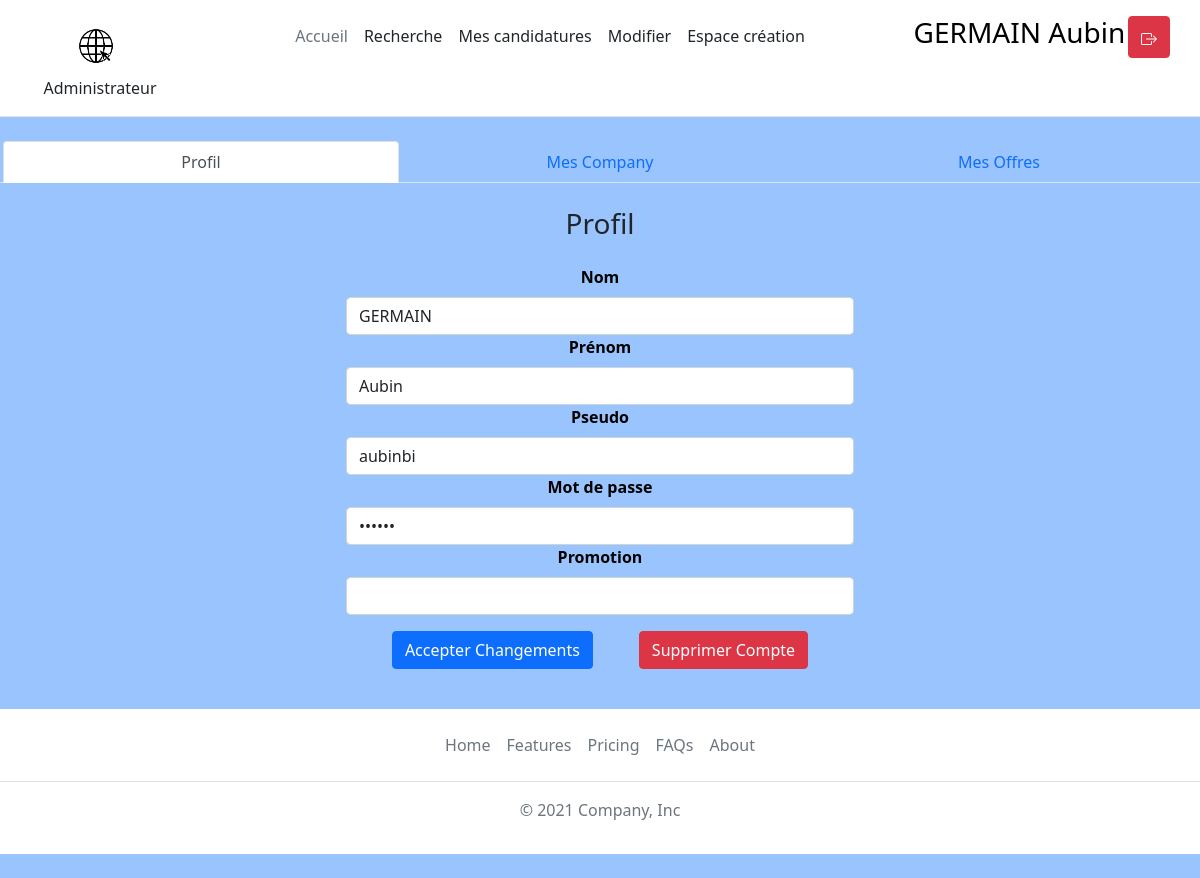
The page /www/pages/modifier.php (signed in) on the database as committed earlier.
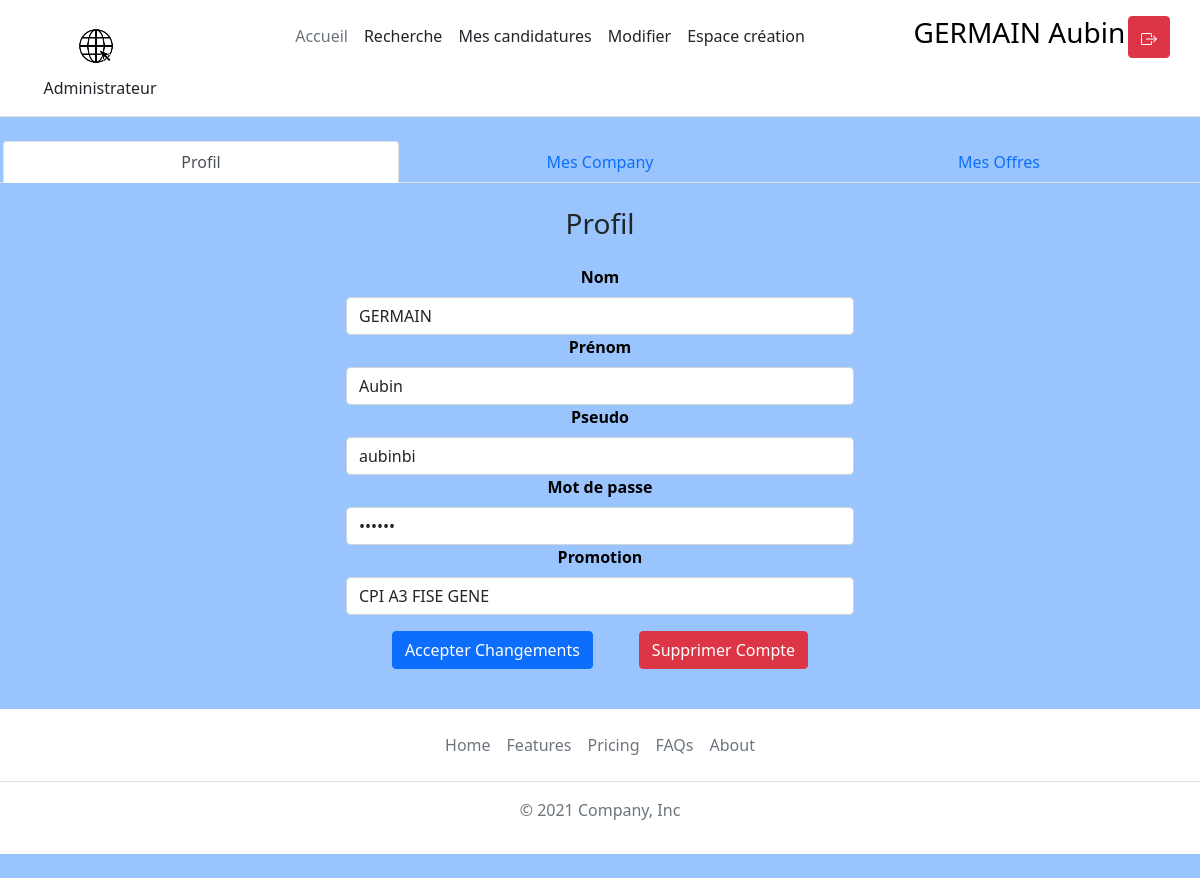
The same page on the database as committed later.
### tables this page shows
CREATE TABLE `users` (
  `idUser` int(11) NOT NULL,
  `userSecondName` varchar(50) NOT NULL,
  `userFirstName` varchar(50) NOT NULL,
  `login` varchar(50) NOT NULL,
  `password` varchar(50) NOT NULL,
  `idRole` int(11) NOT NULL,
  `rank` int(11) DEFAULT 1
);

CREATE TABLE `schoolyear` (
  `idSchoolYear` int(11) NOT NULL,
  `schoolYear` varchar(50) NOT NULL,
  `idUser` int(11) DEFAULT NULL,
  `idLocality` int(11) NOT NULL
);

### www/bdd/table/users.class.php (called while the page is built, shortened)
<?php
class Users
{
    public function getUserInfos(&$sqlClient, &$data, &$nbRow, &$nbCol, $id)
    {
        try {
            $stmt = $sqlClient->prepare(
                "SELECT users.idUser, userSecondName, userFirstName, login, password, idRole, schoolyear.idSchoolYear, schoolYear from users
                LEFT JOIN belong on belong.idUser=users.idUser
                LEFT JOIN schoolyear on schoolyear.idSchoolYear=belong.idSchoolYear
                WHERE users.idUser = ?
                "
            );
            $stmt->bindValue(1, $id);
            $stmt->execute();
            $data = $stmt->fetchAll();
        } catch (\Throwable $th) {
            throw $th;
        }
    }
}

### www/bdd/controleur.php (called while the page is built, shortened)
<?php
require_once $_SERVER["DOCUMENT_ROOT"]."/bdd/table/users.class.php";
require_once $_SERVER["DOCUMENT_ROOT"]."/bdd/table/schoolYear.class.php";
class Controleur{
    private $mysqlClient;
    private $_users;
    private $_schoolYear;
    private $_company;
    public function __construct(){
        $this->_users = new Users();
        $this->_schoolYear = new SchoolYear();
        $this->_company = new Company();
        try {
            $this->mysqlClient = new PDO('mysql:host=localhost;dbname=bddweb;charset=utf8', 'root', '');
        } catch (Exception $e) {
            die('Erreur : ' . $e->getMessage());
        }
    }
    public function selectSchoolYear(&$data, &$nbRow, &$nbCol){
        $this->_schoolYear->selectSchoolYear($this->mysqlClient, $data, $nbRow, $nbCol);
    }
    public function selectUsersCompany(&$data, &$nbRow, &$nbCol, $id){
        $this->_company->selectUsersCompany($this->mysqlClient, $data, $nbRow, $nbCol, $id);
    }
    public function getUserInfos(&$data, &$nbRow, &$nbCol, $id){
        $this->_users->getUserInfos($this->mysqlClient, $data, $nbRow, $nbCol, $id);
    }
}

### www/bdd/table/schoolYear.class.php (called while the page is built, shortened)
<?php
class SchoolYear{
    public function selectSchoolYear(&$sqlClient, &$data, &$nbRow, &$nbCol){
        try {
            $stmt = $sqlClient->prepare("SELECT * FROM schoolYear");
            $stmt->execute();
            $nbRow = $stmt->rowCount();
            $data = $stmt->fetchAll();
        } catch (\Throwable $th) {
            throw $th;
        }
    }
}

### www/pages/modifs/myUserInfo.php (the view, shortened to what this page needs)
<?php
require_once "../bdd/controleur.php";
if (isset($_POST['idUser'])) {
    $id = $_POST['idUser'];
} else {
    $id = $_SESSION['idUser'];
}
$controleur = new Controleur();
$controleur->getUserInfos($data, $nbRow, $nbCol, $id);
echo    '
        <div style="text-align: -webkit-center;">
        <h3>Profil</h3>
        <div style="display: flex; width: 45%;justify-content: center;flex-direction: column;text-align: center;">
            <form id="Update" method="post"></form>
            <form id="Delete" method="post">
                <input type="text" name="idUser" hidden value="'.$data[0]["idUser"].'" required>
            </form>
            <div style="margin: 1em;">
                <input form="Update" type="text" name="idUser" hidden value="'.$data[0]["idUser"].'" required>
                <div>
                    <label for="userSecondName" class="form-label">Nom</label>
                    <input form="Update" type="text" class="form-control" name="userSecondName" value="'.$data[0]["userSecondName"].'" required>
                </div>
                <div>
                    <label for="userFirstName" class="form-label">Prénom</label>
                    <input form="Update" type="text" class="form-control" name="userFirstName" value="'.$data[0]["userFirstName"].'" required>
                </div>
                <div>
                    <label for="login" class="form-label">Pseudo</label>
                    <input form="Update" type="text" class="form-control" name="login" value="'.$data[0]["login"].'" required>
                </div>
                <div>
                    <label for="password" class="form-label">Mot de passe</label>
                    <input form="Update" type="password" class="form-control" name="password" value="'.$data[0]["password"].'" required>
                </div>
                <div>
                    <label for="floatingInput" class="form-label">Promotion</label>
                    <select form="Update" form="Update" class="form-control" id="floatingInput" name="promo" placeholder="Quel est votre promotion ?" required>';
$reminder = $data[0]["idSchoolYear"];
$controleur->selectSchoolYear($data, $nbRow, $nbCol);
for ($j = 0; $j < $nbRow; $j++) {
    echo '<option value="' . $data[$j]["idSchoolYear"] . '" ';
        if ($reminder==$data[$j]["idSchoolYear"]) {echo'selected';};
    echo'>' . $data[$j]["schoolYear"] . '</option>';
}
                    echo '</select>
                </div>
                <div style="display: flex;justify-content: space-evenly;margin-top: 1em;">
                    <button form="Update" name="ProfileUpd" value="1" type="submit" class="btn btn-primary">Accepter Changements</button>
                    <button form="Delete" name="ProfileDel" value="1" type="submit" class="btn btn-danger">Supprimer Compte</button>
                </div>
            </div>
        </div>
        </div>
        ';
?>

### www/pages/modifier.php (shortened to what this page needs)
<!DOCTYPE html>
<html lang="en">
<head>
    <link rel="stylesheet" href="../assets/vendors/bootstrap/css/bootstrap.min.css">
    <link rel="stylesheet" href="../assets/vendors/jqueryUI/jquery-ui.min.css">
    <link rel="stylesheet" href="../assets/style/style.css">
</head>
<body>
    <?php include_once $_SERVER["DOCUMENT_ROOT"]. "/components/header.php"; ?>
    <?php include "./modifs/profil.php" ?>
    <ul class="nav nav-tabs" id="myTab" role="tablist" style="justify-content: space-evenly;">
        <li class="nav-item" role="presentation" style="Width: 33%;text-align: center;">
            <button class="nav-link active" id="Profil-tab" data-bs-toggle="tab" data-bs-target="#Profil" type="button" role="tab" aria-controls="Profil" aria-selected="true" style="width: 100%">Profil</button>
        </li>
        <li class="nav-item" role="presentation" style="Width: 33%;text-align: center;">
            <button class="nav-link" id="Company-tab" data-bs-toggle="tab" data-bs-target="#Company" type="button" role="tab" aria-controls="Company" aria-selected="false" style="width: 100%">Mes Company</button>
        </li>
        <li class="nav-item" role="presentation" style="Width: 33%;text-align: center;">
            <button class="nav-link" id="Offres-tab" data-bs-toggle="tab" data-bs-target="#Offres" type="button" role="tab" aria-controls="Offres" aria-selected="false" style="width: 100%">Mes Offres</button>
        </li>
    </ul>
    <br>
    <div class="tab-content" id="myTabContent">
        <div class="tab-pane show active" id="Profil" role="tabpanel" aria-labelledby="Profil-tab">
            <div class="form-floating">
                <?php include_once $_SERVER["DOCUMENT_ROOT"]. "/pages/modifs/myUserInfo.php"; ?>
            </div>
        </div>
    </div>
    <?php include_once "../components/footer.php" ?>
</body>
</html>

### www/components/header.php (shortened to what this page needs)
<header class="d-flex flex-wrap align-items-center justify-content-center justify-content-md-between py-3 mb-4 border-bottom bg-white">
    <div class="container-fluid">
        <div class="row justify-content-center">
            <div class="col-lg-2">
                <ul class="nav col-12 justify-content-center">
                    <li><a href="#" class="d-flex align-items-center col-sm-3 mb-2 mb-md-0 text-dark text-decoration-none">
                            <img class="bi me-2" src="../assets\img\logo.png" alt="" width="60" height="60">
                        </a></li>
                    <li>
                        <?php
                        if (isset($_SESSION["role"]) == true) echo $_SESSION["role"];
                        ?>
                    </li>
                </ul>
            </div>
            <div class="col-lg-7">
                <ul class="nav mb-2 justify-content-center">
                    <li><a href="./home.php" class="nav-link px-2 link-secondary">Accueil</a></li>
                    <li><a href="./recherche.php" class="nav-link px-2 link-dark">Recherche</a></li>
                    <li><a href="./candidature.php" class="nav-link px-2 link-dark">Mes candidatures</a></li>
                    <li><a href="./modifier.php" class="nav-link px-2 link-dark">Modifier</a></li>
                    <?php
                    if ($_SESSION['role'] == "Administrateur" || $_SESSION['role'] == "Pilote" || $_SESSION['rank'] > 1) {
                        echo '<li><a href="./creation.php" class="nav-link px-2 link-dark">Espace création</a></li>';
                    }
                    ?>
                </ul>
            </div>
            <div class="col-lg-3">
                <div class="text-end">
                    <form class="bi me-3" action="home.php" method="post" style="display:flex; justify-content:space-around;">
                        <h3>
                            <?php
                            if (isset($_SESSION["secondName"], $_SESSION["firstName"]) == true) echo '<a href="./profil.php" style="text-decoration:none; color:black;">' . $_SESSION["secondName"] . " " . $_SESSION["firstName"] . '</a>';
                            ?>
                        </h3>
                        <button class="btn btn-danger" type="submit" name="disconnect" value="true">
                        </button>
                    </form>
                </div>
            </div>
        </div>
    </div>
</header>

### www/components/footer.php (shortened to what this page needs)
<footer class="py-3 my-4 bg-white">
    <ul class="nav justify-content-center border-bottom pb-3 mb-3">
      <li class="nav-item"><a href="#" class="nav-link px-2 text-muted">Home</a></li>
      <li class="nav-item"><a href="#" class="nav-link px-2 text-muted">Features</a></li>
      <li class="nav-item"><a href="#" class="nav-link px-2 text-muted">Pricing</a></li>
      <li class="nav-item"><a href="#" class="nav-link px-2 text-muted">FAQs</a></li>
      <li class="nav-item"><a href="#" class="nav-link px-2 text-muted">About</a></li>
    </ul>
    <p class="text-center text-muted">© 2021 Company, Inc</p>
  </footer>

### www/assets/style/style.css (style rules this page uses)
body { background-color: rgb(153, 196, 253); }
img { border-radius: 15px; }
label, output { font-weight: bold; color: black; }

Rows that differ between the two databases and show on the page:
no longer on this page (row unchanged): users: userSecondName "GERMAIN", userFirstName "Aubin", login "aubinbi"
added schoolyear: userSecondName "GERMAIN", userFirstName "Aubin", login "aubinbi"
Other text that changed with them:
form field promo: (not shown) → "CPI A3 FISE GENE"
